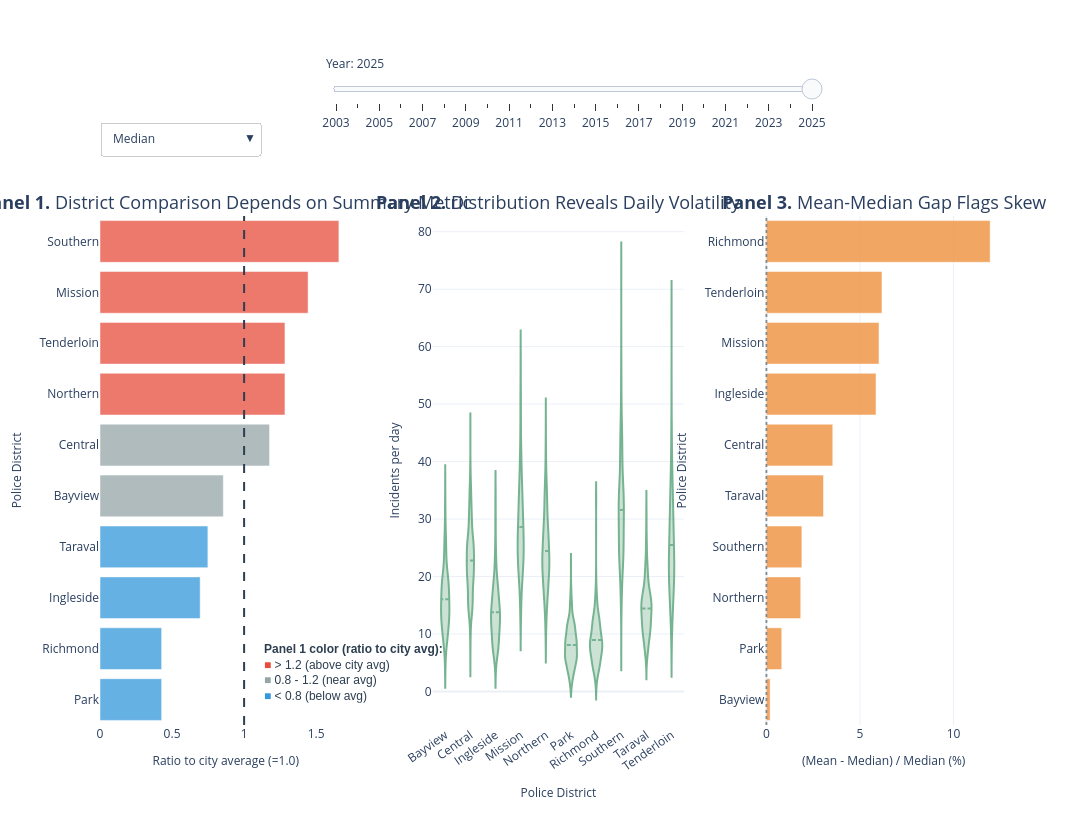

Notebook code cell kept with this figure:
### Code cell
# Section C exportable HTML (pure Plotly controls with frames + slider + dropdown)
import numpy as np
import pandas as pd
import plotly.graph_objects as go
from plotly.subplots import make_subplots

# ---------- Data prep ----------
_df = _get_section_c_df_v2()
_focus = _get_focus_crimes_v2(_df)
_df = _df[_df['Category'].isin(_focus)].copy()
_df = _df[_df['Year'] != 2026].copy()
_df = _df[_df['Police District'] != 'Out Of Sf'].copy()

if _df.empty:
    raise RuntimeError('No data available after filtering focus crimes and district.')

min_days = 10

daily = _df.groupby(['Year', 'Police District', 'Day']).size().reset_index(name='count')
sample_counts = daily.groupby(['Year', 'Police District'])['Day'].nunique().reset_index(name='n_days')
valid = sample_counts[sample_counts['n_days'] >= min_days][['Year', 'Police District']]
daily = daily.merge(valid, on=['Year', 'Police District'], how='inner')

if daily.empty:
    raise RuntimeError(f'No data available after applying min_days={min_days}.')

summary_rows = []
for (yr, district), grp in daily.groupby(['Year', 'Police District']):
    arr = grp['count'].to_numpy()
    med = float(np.median(arr))
    mean = float(np.mean(arr))
    tmean = float(_trimmed_mean_v2(arr, 0.1))
    p25 = float(np.percentile(arr, 25))
    p75 = float(np.percentile(arr, 75))
    diff_pct = ((mean - med) / med * 100.0) if med != 0 else 0.0
    summary_rows.append({
        'Year': int(yr),
        'Police District': district,
        'median': med,
        'mean': mean,
        'trimmed_mean': tmean,
        'p25': p25,
        'p75': p75,
        'diff_pct': float(diff_pct),
    })

sumdf = pd.DataFrame(summary_rows)
if sumdf.empty:
    raise RuntimeError('No summary rows could be computed.')

years = sorted(sumdf['Year'].dropna().astype(int).unique().tolist())
initial_year = years[-1]

# Helper for Panel 1 values per metric
metric_defs = {
    'median': {'label': 'Median', 'color': '#1E5BA8'},
    'mean': {'label': 'Mean', 'color': '#2874A6'},
    'trimmed_mean': {'label': 'Trimmed Mean (10%)', 'color': '#117A65'},
    'iqr_p75': {'label': '75th percentile', 'color': '#1E5BA8'},
    'iqr_p25': {'label': '25th percentile', 'color': '#AED6F1'},
}

# Precompute yearly trace payloads
year_payload = {}
for yr in years:
    ydf = sumdf[sumdf['Year'] == yr].copy()

    # Central metric order controls district order in panel 1 and 2
    med_ref = ydf['median'].mean() if not ydf.empty else 1.0
    med_ref = med_ref if med_ref != 0 else 1.0

    p1 = {}
    for m in ['median', 'mean', 'trimmed_mean']:
        ref = ydf[m].mean() if not ydf.empty else 1.0
        ref = ref if ref != 0 else 1.0
        temp = ydf[['Police District', m]].copy().rename(columns={m: 'value'})
        temp['ratio'] = temp['value'] / ref
        temp = temp.sort_values('ratio')
        temp['color'] = np.where(temp['ratio'] > 1.2, '#E74C3C', np.where(temp['ratio'] < 0.8, '#3498DB', '#95A5A6'))
        p1[m] = {
            'x': temp['ratio'].tolist(),
            'y': temp['Police District'].tolist(),
            'color': temp['color'].tolist(),
        }

    # IQR traces use median ordering for visual consistency
    base_order = p1['median']['y']
    temp_iqr = ydf.set_index('Police District').reindex(base_order)
    p75_ratio = (temp_iqr['p75'] / med_ref).fillna(0).tolist()
    p25_ratio = (temp_iqr['p25'] / med_ref).fillna(0).tolist()
    p1['iqr_p75'] = {'x': p75_ratio, 'y': base_order, 'color': [metric_defs['iqr_p75']['color']] * len(base_order)}
    p1['iqr_p25'] = {'x': p25_ratio, 'y': base_order, 'color': [metric_defs['iqr_p25']['color']] * len(base_order)}

    # Panel 2 (all daily points for that year)
    d2 = daily[daily['Year'] == yr].copy().sort_values(['Police District', 'Day'])
    p2_x = d2['Police District'].tolist()
    p2_y = d2['count'].tolist()

    # Panel 3 (sorted by skew)
    d3 = ydf[['Police District', 'diff_pct']].copy().sort_values('diff_pct')
    p3_x = d3['diff_pct'].tolist()
    p3_y = d3['Police District'].tolist()
    p3_c = ['#EF9343' if v > 0 else '#1ABC9C' for v in p3_x]

    year_payload[yr] = {
        'p1': p1,
        'p2': {'x': p2_x, 'y': p2_y},
        'p3': {'x': p3_x, 'y': p3_y, 'color': p3_c},
    }

# ---------- Build figure ----------
fig = make_subplots(
    rows=1,
    cols=3,
    column_widths=[0.34, 0.34, 0.32],
    horizontal_spacing=0.09,
    subplot_titles=(
        "<span style='font-size:18px;'><b>Panel 1.</b> District Comparison Depends on Summary Metric</span>",
        "<span style='font-size:18px;'><b>Panel 2.</b> Distribution Reveals Daily Volatility</span>",
        "<span style='font-size:18px;'><b>Panel 3.</b> Mean-Median Gap Flags Skew</span>",
    ),
)

init = year_payload[initial_year]

# Trace 0: median (visible)
fig.add_trace(go.Bar(
    x=init['p1']['median']['x'], y=init['p1']['median']['y'], orientation='h',
    marker=dict(color=init['p1']['median']['color']),
    opacity=0.75, name='Median', showlegend=False,
    hovertemplate='%{y}<br>Ratio to city average: %{x:.2f}<extra></extra>'
), row=1, col=1)

# Trace 1: mean (hidden)
fig.add_trace(go.Bar(
    x=init['p1']['mean']['x'], y=init['p1']['mean']['y'], orientation='h',
    marker=dict(color=init['p1']['mean']['color']),
    opacity=0.75, name='Mean', showlegend=False, visible=False,
    hovertemplate='%{y}<br>Ratio to city average: %{x:.2f}<extra></extra>'
), row=1, col=1)

# Trace 2: trimmed mean (hidden)
fig.add_trace(go.Bar(
    x=init['p1']['trimmed_mean']['x'], y=init['p1']['trimmed_mean']['y'], orientation='h',
    marker=dict(color=init['p1']['trimmed_mean']['color']),
    opacity=0.75, name='Trimmed Mean (10%)', showlegend=False, visible=False,
    hovertemplate='%{y}<br>Ratio to city average: %{x:.2f}<extra></extra>'
), row=1, col=1)

# Trace 3: IQR p75 (hidden)
fig.add_trace(go.Bar(
    x=init['p1']['iqr_p75']['x'], y=init['p1']['iqr_p75']['y'], orientation='h',
    marker=dict(color=init['p1']['iqr_p75']['color']),
    opacity=0.5, name='75th percentile', showlegend=False, visible=False,
    hovertemplate='%{y}<br>75th percentile ratio: %{x:.2f}<extra></extra>'
), row=1, col=1)

# Trace 4: IQR p25 (hidden)
fig.add_trace(go.Bar(
    x=init['p1']['iqr_p25']['x'], y=init['p1']['iqr_p25']['y'], orientation='h',
    marker=dict(color=init['p1']['iqr_p25']['color']),
    opacity=0.5, name='25th percentile', showlegend=False, visible=False,
    hovertemplate='%{y}<br>25th percentile ratio: %{x:.2f}<extra></extra>'
), row=1, col=1)

# Trace 5: panel 2 violin (visible)
fig.add_trace(go.Violin(
    x=init['p2']['x'], y=init['p2']['y'],
    box_visible=False, meanline_visible=True, points=False,
    line_color='#2E8B57', fillcolor='rgba(46,139,87,0.38)', opacity=0.65,
    showlegend=False,
    hovertemplate='District: %{x}<br>Incidents/day: %{y}<extra></extra>'
), row=1, col=2)

# Trace 6: panel 3 skew bar (visible)
fig.add_trace(go.Bar(
    x=init['p3']['x'], y=init['p3']['y'], orientation='h',
    marker=dict(color=init['p3']['color']), opacity=0.82,
    showlegend=False,
    hovertemplate='%{y}<br>(Mean - Median) / Median: %{x:.1f}%<extra></extra>'
), row=1, col=3)

fig.add_vline(x=1.0, line_width=2, line_dash='dash', line_color='#2C3E50', row=1, col=1)
fig.add_vline(x=0, line_width=2, line_dash='dot', line_color='#7F8C8D', row=1, col=3)

fig.update_xaxes(title_text='Ratio to city average (=1.0)', row=1, col=1, title_font=dict(size=12))
fig.update_yaxes(title_text='Police District', row=1, col=1, title_font=dict(size=12))

fig.update_xaxes(title_text='Police District', row=1, col=2, title_font=dict(size=12), tickangle=-35)
fig.update_yaxes(title_text='Incidents per day', row=1, col=2, title_font=dict(size=12))

fig.update_xaxes(title_text='(Mean - Median) / Median (%)', row=1, col=3, title_font=dict(size=12))
fig.update_yaxes(title_text='Police District', row=1, col=3, title_font=dict(size=12))

# Dropdown for panel 1 metric visibility only
metric_buttons = [
    dict(label='Median', method='update', args=[{'visible': [True, False, False, False, False, True, True]}]),
    dict(label='Mean', method='update', args=[{'visible': [False, True, False, False, False, True, True]}]),
    dict(label='Trimmed Mean (10%)', method='update', args=[{'visible': [False, False, True, False, False, True, True]}]),
    dict(label='IQR (25th-75th)', method='update', args=[{'visible': [False, False, False, True, True, True, True]}]),
]

# Frames for year slider update all traces' data
frames = []
for yr in years:
    p = year_payload[yr]
    frames.append(go.Frame(
        name=str(yr),
        data=[
            go.Bar(x=p['p1']['median']['x'], y=p['p1']['median']['y'], marker=dict(color=p['p1']['median']['color'])),
            go.Bar(x=p['p1']['mean']['x'], y=p['p1']['mean']['y'], marker=dict(color=p['p1']['mean']['color'])),
            go.Bar(x=p['p1']['trimmed_mean']['x'], y=p['p1']['trimmed_mean']['y'], marker=dict(color=p['p1']['trimmed_mean']['color'])),
            go.Bar(x=p['p1']['iqr_p75']['x'], y=p['p1']['iqr_p75']['y'], marker=dict(color=p['p1']['iqr_p75']['color'])),
            go.Bar(x=p['p1']['iqr_p25']['x'], y=p['p1']['iqr_p25']['y'], marker=dict(color=p['p1']['iqr_p25']['color'])),
            go.Violin(x=p['p2']['x'], y=p['p2']['y'], box_visible=False, meanline_visible=True, points=False),
            go.Bar(x=p['p3']['x'], y=p['p3']['y'], marker=dict(color=p['p3']['color'])),
        ]
    ))

fig.frames = frames

slider_steps = [
    dict(
        method='animate',
        args=[[str(yr)], {'frame': {'duration': 0, 'redraw': True}, 'mode': 'immediate', 'transition': {'duration': 0}}],
        label=str(yr),
    )
    for yr in years
]

fig.update_layout(
    template='plotly_white',
    showlegend=False,
    height=840,
    width=1700,
    hovermode='closest',
    margin=dict(l=100, r=90, t=165, b=115),
    bargap=0.18,
    hoverlabel=dict(font_size=11, font_family='Arial', bgcolor='white'),
    # title=f"Section C (Plotly-native controls) | Year: {initial_year}",
    updatemenus=[
        dict(
            type='dropdown',
            direction='down',
            buttons=metric_buttons,
            showactive=True,
            x=0.0,
            y=1.20,
            xanchor='left',
            yanchor='top',
            bgcolor='rgba(255,255,255,0.92)',
            bordercolor='rgba(0,0,0,0.2)',
            borderwidth=1,
            font=dict(size=12),
            pad={'r': 8, 't': 8},
        )
    ],
    sliders=[
        dict(
            active=len(years) - 1,
            currentvalue={'prefix': 'Year: ', 'font': {'size': 12}},
            pad={'t': 40},
            len=0.55,
            x=0.25,
            y=1.4,
            xanchor='left',
            steps=slider_steps,
        )
    ],
)

fig.add_annotation(
    x=0.18,
    y=0.04,
    xref='paper',
    yref='paper',
    text=(
        "<b>Panel 1 color (ratio to city avg):</b><br>"
        "<span style='color:#E74C3C'>■</span> > 1.2 (above city avg)<br>"
        "<span style='color:#95A5A6'>■</span> 0.8 - 1.2 (near avg)<br>"
        "<span style='color:#3498DB'>■</span> < 0.8 (below avg)"
    ),
    showarrow=False,
    align='left',
    font=dict(size=12, color='#2C3E50', family='Arial'),
    width=1700,
)

fig.show()
fig.write_html('section_c_interactive_embeddable.html', include_plotlyjs='cdn', full_html=True, config={'responsive': True})
print('Wrote section_c_interactive_embeddable.html (Plotly-native slider + dropdown).')

### Figure 1 — Plotly figure (JSON) as saved in the notebook; plotly's stock layout.template omitted (floating-point values rounded to 4 significant figures; data arrays with more than 128 entries replaced by an {"elided": "..."} marker saying what was removed)
{"data": [{"hovertemplate": "%{y}<br>Ratio to city average: %{x:.2f}<extra></extra>", "marker": {"color": ["#3498DB", "#3498DB", "#3498DB", "#3498DB", "#95A5A6", "#95A5A6", "#E74C3C", "#E74C3C", "#E74C3C", "#E74C3C"]}, "name": "Median", "opacity": 0.75, "orientation": "h", "showlegend": false, "type": "bar", "x": [0.4278, 0.4278, 0.6952, 0.7487, 0.8556, 1.176, 1.283, 1.283, 1.444, 1.658], "xaxis": "x", "y": ["Park", "Richmond", "Ingleside", "Taraval", "Bayview", "Central", "Northern", "Tenderloin", "Mission", "Southern"], "yaxis": "y"}, {"hovertemplate": "%{y}<br>Ratio to city average: %{x:.2f}<extra></extra>", "marker": {"color": ["#3498DB", "#3498DB", "#3498DB", "#3498DB", "#95A5A6", "#95A5A6", "#E74C3C", "#E74C3C", "#E74C3C", "#E74C3C"]}, "name": "Mean", "opacity": 0.75, "orientation": "h", "showlegend": false, "type": "bar", "visible": false, "x": [0.4154, 0.4613, 0.7088, 0.7431, 0.8257, 1.173, 1.259, 1.312, 1.474, 1.627], "xaxis": "x", "y": ["Park", "Richmond", "Ingleside", "Taraval", "Bayview", "Central", "Northern", "Tenderloin", "Mission", "Southern"], "yaxis": "y"}, {"hovertemplate": "%{y}<br>Ratio to city average: %{x:.2f}<extra></extra>", "marker": {"color": ["#3498DB", "#3498DB", "#3498DB", "#3498DB", "#95A5A6", "#95A5A6", "#E74C3C", "#E74C3C", "#E74C3C", "#E74C3C"]}, "name": "Trimmed Mean (10%)", "opacity": 0.75, "orientation": "h", "showlegend": false, "type": "bar", "visible": false, "x": [0.4154, 0.4551, 0.6985, 0.7419, 0.8237, 1.184, 1.271, 1.305, 1.471, 1.634], "xaxis": "x", "y": ["Park", "Richmond", "Ingleside", "Taraval", "Bayview", "Central", "Northern", "Tenderloin", "Mission", "Southern"], "yaxis": "y"}, {"hovertemplate": "%{y}<br>75th percentile ratio: %{x:.2f}<extra></extra>", "marker": {"color": ["#1E5BA8", "#1E5BA8", "#1E5BA8", "#1E5BA8", "#1E5BA8", "#1E5BA8", "#1E5BA8", "#1E5BA8", "#1E5BA8", "#1E5BA8"]}, "name": "75th percentile", "opacity": 0.5, "orientation": "h", "showlegend": false, "type": "bar", "visible": false, "x": [0.5348, 0.5882, 0.9091, 0.9091, 1.016, 1.39, 1.497, 1.604, 1.765, 1.925], "xaxis": "x", "y": ["Park", "Richmond", "Ingleside", "Taraval", "Bayview", "Central", "Northern", "Tenderloin", "Mission", "Southern"], "yaxis": "y"}, {"hovertemplate": "%{y}<br>25th percentile ratio: %{x:.2f}<extra></extra>", "marker": {"color": ["#AED6F1", "#AED6F1", "#AED6F1", "#AED6F1", "#AED6F1", "#AED6F1", "#AED6F1", "#AED6F1", "#AED6F1", "#AED6F1"]}, "name": "25th percentile", "opacity": 0.5, "orientation": "h", "showlegend": false, "type": "bar", "visible": false, "x": [0.3209, 0.3209, 0.5348, 0.5882, 0.6417, 1.016, 1.07, 1.016, 1.23, 1.337], "xaxis": "x", "y": ["Park", "Richmond", "Ingleside", "Taraval", "Bayview", "Central", "Northern", "Tenderloin", "Mission", "Southern"], "yaxis": "y"}, {"box": {"visible": false}, "fillcolor": "rgba(46,139,87,0.38)", "hovertemplate": "District: %{x}<br>Incidents/day: %{y}<extra></extra>", "line": {"color": "#2E8B57"}, "meanline": {"visible": true}, "opacity": 0.65, "points": false, "showlegend": false, "type": "violin", "x": {"elided": "3649 str values"}, "xaxis": "x2", "y": {"elided": "3649 int values"}, "yaxis": "y2"}, {"hovertemplate": "%{y}<br>(Mean - Median) / Median: %{x:.1f}%<extra></extra>", "marker": {"color": ["#EF9343", "#EF9343", "#EF9343", "#EF9343", "#EF9343", "#EF9343", "#EF9343", "#EF9343", "#EF9343", "#EF9343"]}, "opacity": 0.82, "orientation": "h", "showlegend": false, "type": "bar", "x": [0.2055, 0.8242, 1.838, 1.9, 3.053, 3.549, 5.859, 6.017, 6.176, 11.95], "xaxis": "x3", "y": ["Bayview", "Park", "Northern", "Southern", "Taraval", "Central", "Ingleside", "Mission", "Tenderloin", "Richmond"], "yaxis": "y3"}], "layout": {"annotations": [{"font": {"size": 16}, "showarrow": false, "text": "<span style='font-size:18px;'><b>Panel 1.</b> District Comparison Depends on Summary Metric</span>", "x": 0.1394, "xanchor": "center", "xref": "paper", "y": 1, "yanchor": "bottom", "yref": "paper"}, {"font": {"size": 16}, "showarrow": false, "text": "<span style='font-size:18px;'><b>Panel 2.</b> Distribution Reveals Daily Volatility</span>", "x": 0.5082, "xanchor": "center", "xref": "paper", "y": 1, "yanchor": "bottom", "yref": "paper"}, {"font": {"size": 16}, "showarrow": false, "text": "<span style='font-size:18px;'><b>Panel 3.</b> Mean-Median Gap Flags Skew</span>", "x": 0.8688, "xanchor": "center", "xref": "paper", "y": 1, "yanchor": "bottom", "yref": "paper"}, {"align": "left", "font": {"color": "#2C3E50", "family": "Arial", "size": 12}, "showarrow": false, "text": "<b>Panel 1 color (ratio to city avg):</b><br><span style='color:#E74C3C'>■</span> > 1.2 (above city avg)<br><span style='color:#95A5A6'>■</span> 0.8 - 1.2 (near avg)<br><span style='color:#3498DB'>■</span> < 0.8 (below avg)", "width": 1700, "x": 0.18, "xref": "paper", "y": 0.04, "yref": "paper"}], "bargap": 0.18, "height": 840, "hoverlabel": {"bgcolor": "white", "font": {"family": "Arial", "size": 11}}, "hovermode": "closest", "margin": {"b": 115, "l": 100, "r": 90, "t": 165}, "shapes": [{"line": {"color": "#2C3E50", "dash": "dash", "width": 2}, "type": "line", "x0": 1, "x1": 1, "xref": "x", "y0": 0, "y1": 1, "yref": "y domain"}, {"line": {"color": "#7F8C8D", "dash": "dot", "width": 2}, "type": "line", "x0": 0, "x1": 0, "xref": "x3", "y0": 0, "y1": 1, "yref": "y3 domain"}], "showlegend": false, "sliders": [{"active": 22, "currentvalue": {"font": {"size": 12}, "prefix": "Year: "}, "len": 0.55, "pad": {"t": 40}, "steps": [{"args": [["2003"], {"frame": {"duration": 0, "redraw": true}, "mode": "immediate", "transition": {"duration": 0}}], "label": "2003", "method": "animate"}, {"args": [["2004"], {"frame": {"duration": 0, "redraw": true}, "mode": "immediate", "transition": {"duration": 0}}], "label": "2004", "method": "animate"}, {"args": [["2005"], {"frame": {"duration": 0, "redraw": true}, "mode": "immediate", "transition": {"duration": 0}}], "label": "2005", "method": "animate"}, {"args": [["2006"], {"frame": {"duration": 0, "redraw": true}, "mode": "immediate", "transition": {"duration": 0}}], "label": "2006", "method": "animate"}, {"args": [["2007"], {"frame": {"duration": 0, "redraw": true}, "mode": "immediate", "transition": {"duration": 0}}], "label": "2007", "method": "animate"}, {"args": [["2008"], {"frame": {"duration": 0, "redraw": true}, "mode": "immediate", "transition": {"duration": 0}}], "label": "2008", "method": "animate"}, {"args": [["2009"], {"frame": {"duration": 0, "redraw": true}, "mode": "immediate", "transition": {"duration": 0}}], "label": "2009", "method": "animate"}, {"args": [["2010"], {"frame": {"duration": 0, "redraw": true}, "mode": "immediate", "transition": {"duration": 0}}], "label": "2010", "method": "animate"}, {"args": [["2011"], {"frame": {"duration": 0, "redraw": true}, "mode": "immediate", "transition": {"duration": 0}}], "label": "2011", "method": "animate"}, {"args": [["2012"], {"frame": {"duration": 0, "redraw": true}, "mode": "immediate", "transition": {"duration": 0}}], "label": "2012", "method": "animate"}, {"args": [["2013"], {"frame": {"duration": 0, "redraw": true}, "mode": "immediate", "transition": {"duration": 0}}], "label": "2013", "method": "animate"}, {"args": [["2014"], {"frame": {"duration": 0, "redraw": true}, "mode": "immediate", "transition": {"duration": 0}}], "label": "2014", "method": "animate"}, {"args": [["2015"], {"frame": {"duration": 0, "redraw": true}, "mode": "immediate", "transition": {"duration": 0}}], "label": "2015", "method": "animate"}, {"args": [["2016"], {"frame": {"duration": 0, "redraw": true}, "mode": "immediate", "transition": {"duration": 0}}], "label": "2016", "method": "animate"}, {"args": [["2017"], {"frame": {"duration": 0, "redraw": true}, "mode": "immediate", "transition": {"duration": 0}}], "label": "2017", "method": "animate"}, {"args": [["2018"], {"frame": {"duration": 0, "redraw": true}, "mode": "immediate", "transition": {"duration": 0}}], "label": "2018", "method": "animate"}, {"args": [["2019"], {"frame": {"duration": 0, "redraw": true}, "mode": "immediate", "transition": {"duration": 0}}], "label": "2019", "method": "animate"}, {"args": [["2020"], {"frame": {"duration": 0, "redraw": true}, "mode": "immediate", "transition": {"duration": 0}}], "label": "2020", "method": "animate"}, {"args": [["2021"], {"frame": {"duration": 0, "redraw": true}, "mode": "immediate", "transition": {"duration": 0}}], "label": "2021", "method": "animate"}, {"args": [["2022"], {"frame": {"duration": 0, "redraw": true}, "mode": "immediate", "transition": {"duration": 0}}], "label": "2022", "method": "animate"}, {"args": [["2023"], {"frame": {"duration": 0, "redraw": true}, "mode": "immediate", "transition": {"duration": 0}}], "label": "2023", "method": "animate"}, {"args": [["2024"], {"frame": {"duration": 0, "redraw": true}, "mode": "immediate", "transition": {"duration": 0}}], "label": "2024", "method": "animate"}, {"args": [["2025"], {"frame": {"duration": 0, "redraw": true}, "mode": "immediate", "transition": {"duration": 0}}], "label": "2025", "method": "animate"}], "x": 0.25, "xanchor": "left", "y": 1.4}], "updatemenus": [{"bgcolor": "rgba(255,255,255,0.92)", "bordercolor": "rgba(0,0,0,0.2)", "borderwidth": 1, "buttons": [{"args": [{"visible": [true, false, false, false, false, true, true]}], "label": "Median", "method": "update"}, {"args": [{"visible": [false, true, false, false, false, true, true]}], "label": "Mean", "method": "update"}, {"args": [{"visible": [false, false, true, false, false, true, true]}], "label": "Trimmed Mean (10%)", "method": "update"}, {"args": [{"visible": [false, false, false, true, true, true, true]}], "label": "IQR (25th-75th)", "method": "update"}], "direction": "down", "font": {"size": 12}, "pad": {"r": 8, "t": 8}, "showactive": true, "type": "dropdown", "x": 0, "xanchor": "left", "y": 1.2, "yanchor": "top"}], "width": 1700, "xaxis": {"anchor": "y", "domain": [0, 0.2788], "title": {"font": {"size": 12}, "text": "Ratio to city average (=1.0)"}}, "xaxis2": {"anchor": "y2", "domain": [0.3688, 0.6476], "tickangle": -35, "title": {"font": {"size": 12}, "text": "Police District"}}, "xaxis3": {"anchor": "y3", "domain": [0.7376, 1], "title": {"font": {"size": 12}, "text": "(Mean - Median) / Median (%)"}}, "yaxis": {"anchor": "x", "domain": [0, 1], "title": {"font": {"size": 12}, "text": "Police District"}}, "yaxis2": {"anchor": "x2", "domain": [0, 1], "title": {"font": {"size": 12}, "text": "Incidents per day"}}, "yaxis3": {"anchor": "x3", "domain": [0, 1], "title": {"font": {"size": 12}, "text": "Police District"}}}}
